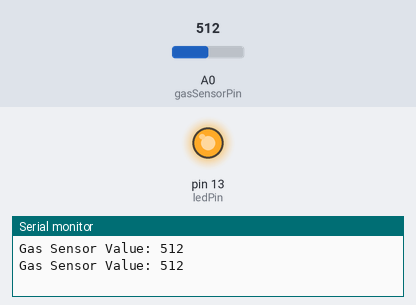
This sketch was run on a simulated Arduino Uno, built with avr-gcc and run on an emulated ATmega328P. On the bench: output pins drawn as LEDs (lit = HIGH), the last lines printed to the serial monitor. Inputs (shaded band) come from the test bench; at power-on: A0 (gasSensorPin) = 512.

Above: at 1.8 s.
1.9 s: A0 (gasSensorPin) set to 96
3.4 s: A0 (gasSensorPin) set to 83
At 5.1 s:
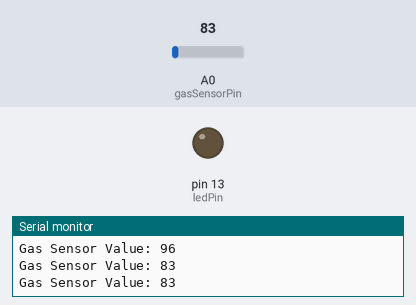
5.5 s: A0 (gasSensorPin) set to 100
At 6.6 s:
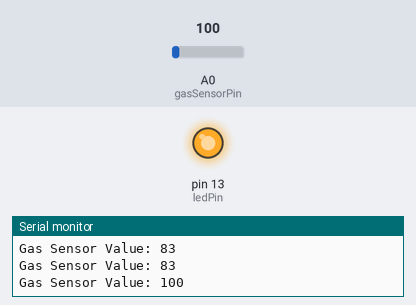
7.5 s: A0 (gasSensorPin) set to 80
At 9.4 s:
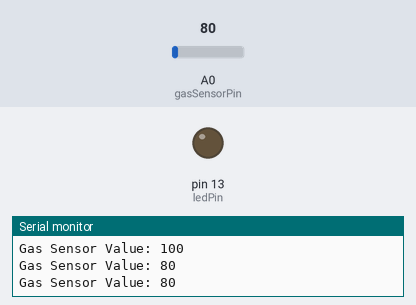
Timing chart, 0 to 10.5 s (numbered marks = the images above; inputs shaded):
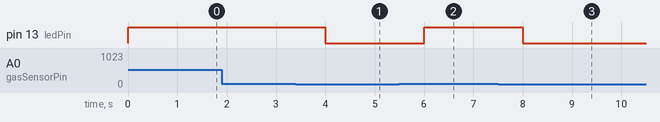

Measured:
- the behaviour switches between 90 and 89 on A0 (gasSensorPin) (found by bisection; images 0 and 1)
- after the input at 3.4 s, pin 13 (ledPin): HIGH → LOW after 0.60 s
- after the input at 5.5 s, pin 13 (ledPin): LOW → HIGH after 0.50 s
- after the input at 7.5 s, pin 13 (ledPin): HIGH → LOW after 0.50 s

The sketch:

gas_sensor.ino
```cpp
const int gasSensorPin = A0;  // MQ-5 analog pin
const int ledPin = 13;         // LED connected to digital pin 8
const int threshold = 90;    // Set your desired gas level threshold

void setup() {
  pinMode(gasSensorPin, INPUT);
  pinMode(ledPin, OUTPUT);
  Serial.begin(9600);
}

void loop() {
  int sensorValue = analogRead(gasSensorPin); // Read MQ-5 value

  Serial.print("Gas Sensor Value: ");
  Serial.println(sensorValue);

  if (sensorValue >= threshold) {
    digitalWrite(ledPin, HIGH);  // Turn on LED
  } else {
    digitalWrite(ledPin, LOW);   // Turn off LED
  }

  delay(1000);  // Wait 1 second
}
```
